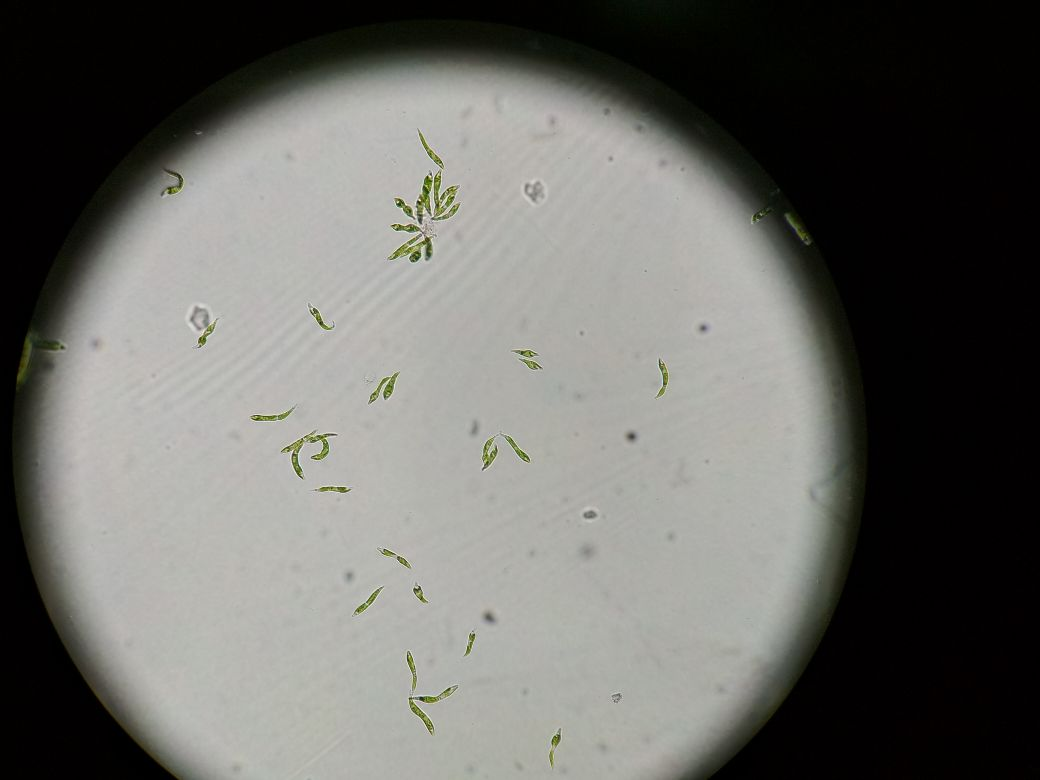
#> input picture images/counting_algae_3.jpeg, 1040 x 780 px
$ jupyter execute --allow-errors counting-euglena-rev.ipynb   (shell and % lines are left out)   (older library calls are emulated)
#> lines starting #> are read from the running program, lines starting #| are printed output that depends on the picture; after the words box and inside, x2 and y2 are one past the last pixel; in counts of white or black regions, pixels touching at a corner belong together
## Try-outs for cell counting - *Euglena*

The main goal is a system for algae counting in a microscope image. To reach this, we have some short tasks, as 1) figure upload, 2) determine what a single cell is, and 3) count. Ok, should be fair easy! :)

Here are some interesting reading (also because this example was based on *scikit-image* package tutorials):

http://scikit-image.org/docs/stable/auto_examples/index.html

https://github.com/brikeats/Image-Analysis-in-Python/blob/master/Intro%20to%20Image%20Analysis%20in%20Python.ipynb

### Counting algae - microscopy

Counting algae cells in a microscope image may sounds archaic, but still is one of the main parameters for microalgae analysis, from ecotoxicology tests to integral environment evaluations. In any way, it usually is one of the most sad and morous tasks one has to accomplish in algae research. This is due to the number of samples, or to the number of cells that has to be count in each sample - and that is on statistics. Imagine staying seated, on microscope, counting single-celled algae for 8 hours a day, for 2 weeks. No, it isn't difficult, but it brings inherently, two major problems: tiredness-related errors because of the human (lack of) plasticity, and it is time-consuming.

Therefore, algae researchers urge for automatization, and the easiest way is processing the images taken from a microscope.

For this try-out I'll use images from *Haematococcus pluvialis* and *Euglena mutabilis*, both strains are mantained and used in research at the Phycology Lab at Federal University of Santa Catarina (UFSC).

(you'll only find one algae here, the other is in the other notebook, ok? Just go back to the repo and find the hpl_rev jupyter notebook).

### Algae background

*Euglena mutabilis* (EMU): Our EMU is an acidophilic strain sampled and isolated from a mining region in Criciúma - Santa Catarina in 2010. An Euglenophyceae, the species is 70-170 μm long and 25-36 μm wide, with cylindrical body and posterial tapering, many fusiform chloroplasts and it's nucleus is posterior. This strain can thrive in pH as low as 1 and as high as 10, with optimal pH at 3.6. Our reserch on EMU shows its potential for biotechnological solutions for Heavy Metal (HM) and iron remediation, very common contaminants in mining regions.

### Basic fluxogram

Pre-treatment:
- Load image
- Gray scale
- Gaussian filter
- Threshold for binarization

Morphological operations:
- Small objects removal
- Find local maxima

Rework:
- Centroids
- Clusters

#### Cutting image and re-evaluating the dark border

I'm going to show two different images here: the original, which should be a fair example, BUT as the steps go, the dark borders get in the way. So I present the cut_example, and yes, it is a little cheating. Promise I am working on it...

[cell 1]
import matplotlib.pyplot as plt
import numpy as np

im_full = plt.imread('images/counting_algae_3.jpeg')
#> im_full is the input picture: shape (780, 1040, 3); mean R, G, B 105.6, 105.4, 101.3

im = plt.imread('images/counting_algae_3_cut.png')
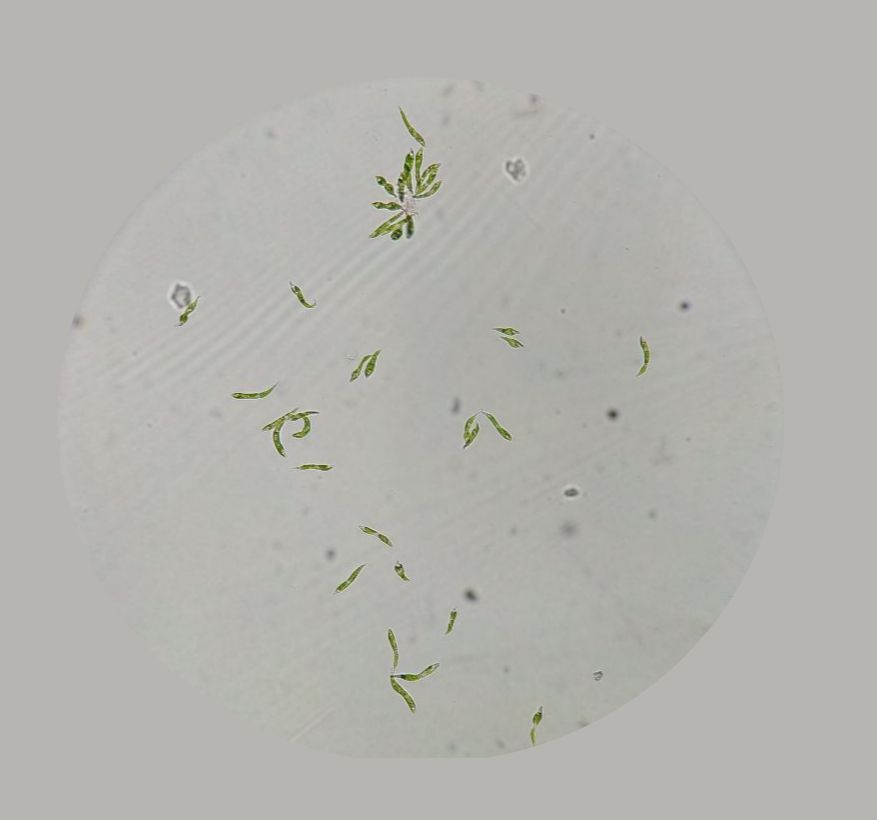
#> input picture images/counting_algae_3_cut.png, 877 x 820 px
#> im is the input picture: shape (820, 877, 4) float32; mean R, G, B, A 0.706, 0.705, 0.682, 1

plt.figure()
plt.imshow(im_full)
plt.figure()
plt.imshow(im)

# we have two images here because im_full is the original, and should be a fair example, BUT as the steps go, the dark borders get in the way
# yes, it is a little cheating. Promise I am working on it...

[cell 2]
# defining parameters for imshow

def my_imshow(im, title=None, **kwargs):
    if 'cmap' not in kwargs:
        kwargs['cmap'] = 'gray'
    plt.figure(figsize=(5,5))
    plt.imshow(im, interpolation='none', **kwargs)
    if title:
        plt.title(title)
    plt.axis('off')

#print ('original image shape: {}'.format(im.shape))

my_imshow(im)

First, convert from color (4 channel, actually) to grayscale.

[cell 3]
from skimage import color

# convert to gray

gray_im = color.rgb2gray(im)

#print ('grayscale image shape:', gray_im.shape)

my_imshow(gray_im)

[cell 4]
# setting the adaptative histogram, to spread out the most frequent intensity values
# roughly, it is a contrast adjustment

from skimage import exposure

img_eq = exposure.equalize_adapthist(gray_im, clip_limit=0.03)
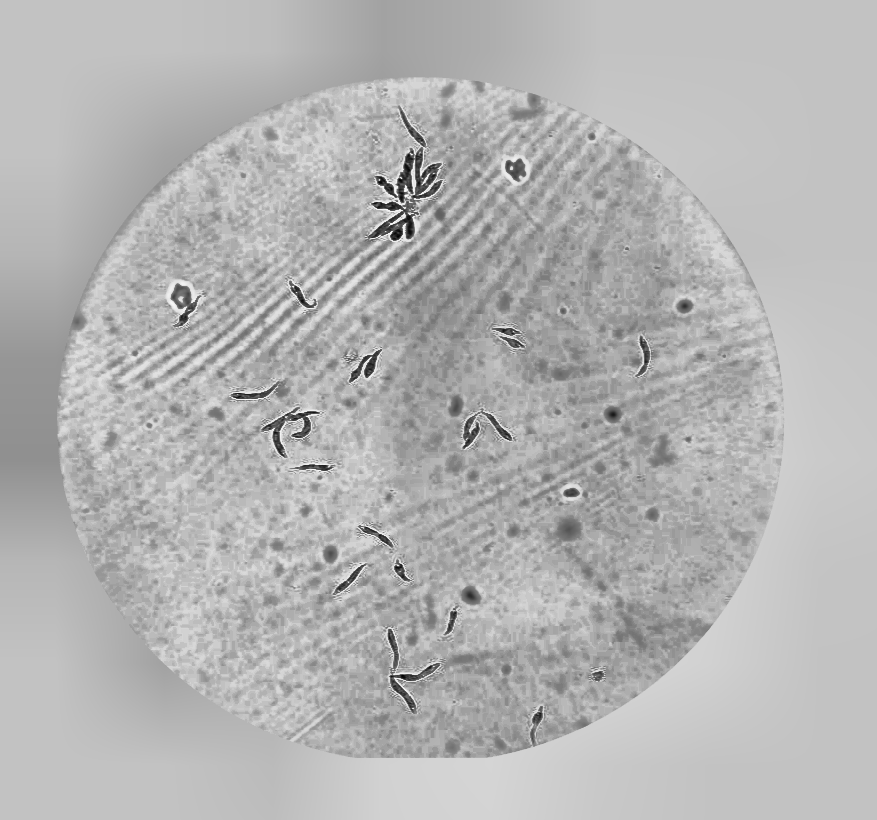
#> img_eq: shape (820, 877) float32; min 0, max 1, mean 0.708

my_imshow(img_eq)

The error here just states that the histogram will change dtype (from float64 to uint16), which could cause losses. We'll be fine, though.

[cell 5]
# blur to reduce noise using a gaussian filter

from skimage import filters
blurred_im = filters.gaussian(gray_im, sigma=3)
my_imshow(blurred_im)

Pre-processing finished, we can threshold it to convert it to a cell mask.
This will have an binary output, which will be important for our next steps.

This is the first piece of code that it will visually make sense. And because of that, here we can start to play with it.

[cell 6]
thresh = 0.6

# for example, go and try to change the thresh parameter.

mask = gray_im < thresh
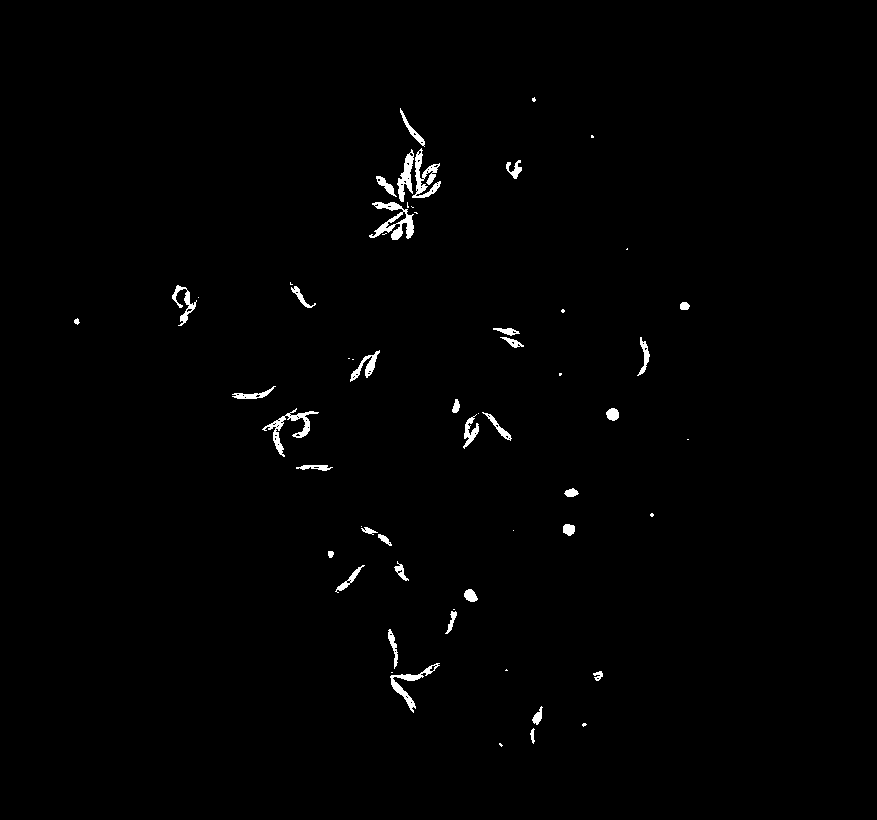
#> mask: shape (820, 877) bool; 0.93% white; 58 white regions (23 under 20 px), largest, box (x1, y1, x2, y2) and area: (369, 202, 414, 240) 698, (262, 408, 319, 457) 576, (412, 148, 441, 198) 563
blurred_mask = blurred_im < thresh
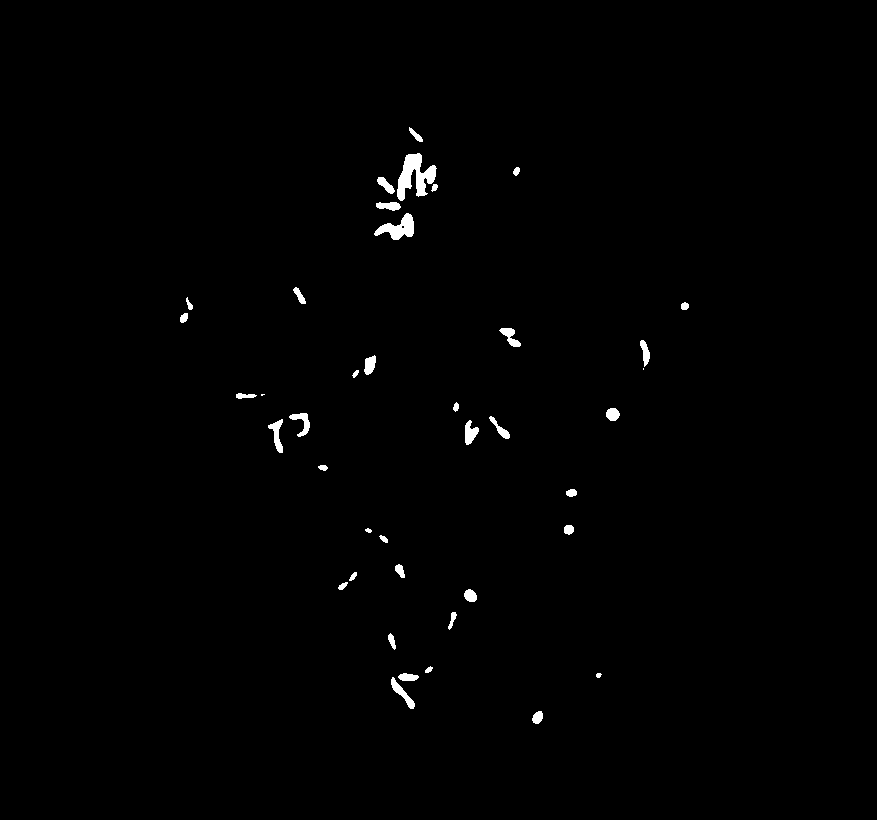
#> blurred_mask: shape (820, 877) bool; 0.71% white; 40 white regions (2 under 20 px), largest, box (x1, y1, x2, y2) and area: (397, 153, 437, 201) 970, (374, 213, 414, 240) 534, (391, 677, 415, 709) 232

my_imshow(mask, title='mask from original grayscale image')
my_imshow(blurred_mask, title='mask from blurred grayscale image')

Binary images can be manipulated with morphological operations. Morphological operations allow us to expand or shrink the white regions, fill in holes, and more. In this case, we simply want to remove the tiny dots.

[cell 7]
# this step is set according to the image per se, because each algae has a different size and shape
# do not forget that the minsize states for pixel area, it doesn't care if it's a line or a sphere, for example

from skimage import morphology

# again, we can play with the algae_minsize parameter

algae_minsize = 30
blurred_mask_clean = morphology.remove_small_objects(blurred_mask, min_size=algae_minsize)

my_imshow(blurred_mask_clean, title='blurred image mask with small object removed')
my_imshow(blurred_mask ^ blurred_mask_clean, 'removed small objects')
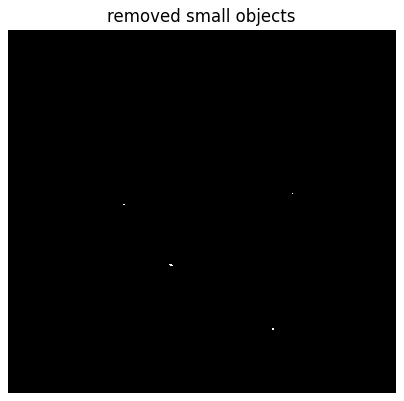
#> figure drawn by matplotlib, 1 panel
